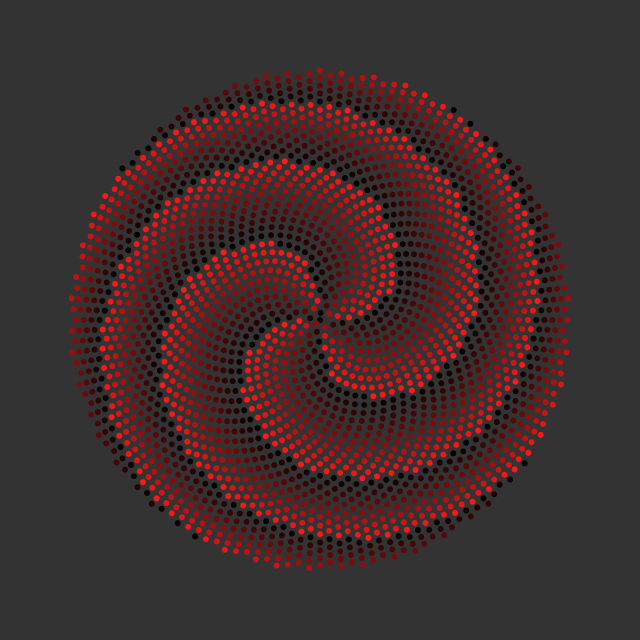
Frame 1 (no input)
Frame 60 (the mouse pressed at the canvas centre just before this capture): identical to frame 1, image omitted
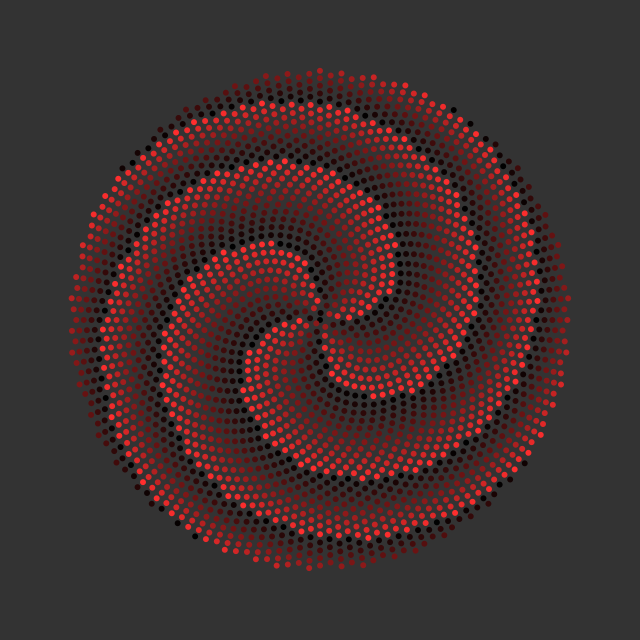
Frame 120 (the mouse held since frame 60 and released just before this capture)

The Processing sketch that drew these frames (run headless with seeded random() and noise(); from frame 60 on, the mouse is pressed at the canvas centre):

// Processing sketch: filotaxi_mapeado
// ── filotaxi_mapeado.pde
float c = 5;
float ang = 137.5;
float max = 2500;
float ell=3;
void setup(){
  size(640,640);
  //colorMode(HSB)
}

void draw(){
 background(51);
 translate(width/2,height/2);
 for(int n = 0; n < max; n++){
   float phi = n * ang;
   float r = c * sqrt(n);
   noStroke();
   float colmap = phi % 260;
   //float colmap = phi % map(mouseX,0,width,0,360);
   //float colmap =r % map(mouseX,0,width,0,c*sqrt(max));
   float g=colmap/map(mouseX,0,width,10,1);
   float b=colmap/map(mouseY,0,height,10,1);
   fill(colmap,g,b);
   ellipse(r * cos(radians(phi)), r*sin(radians(phi)), ell* 2, ell* 2);
 }
}
